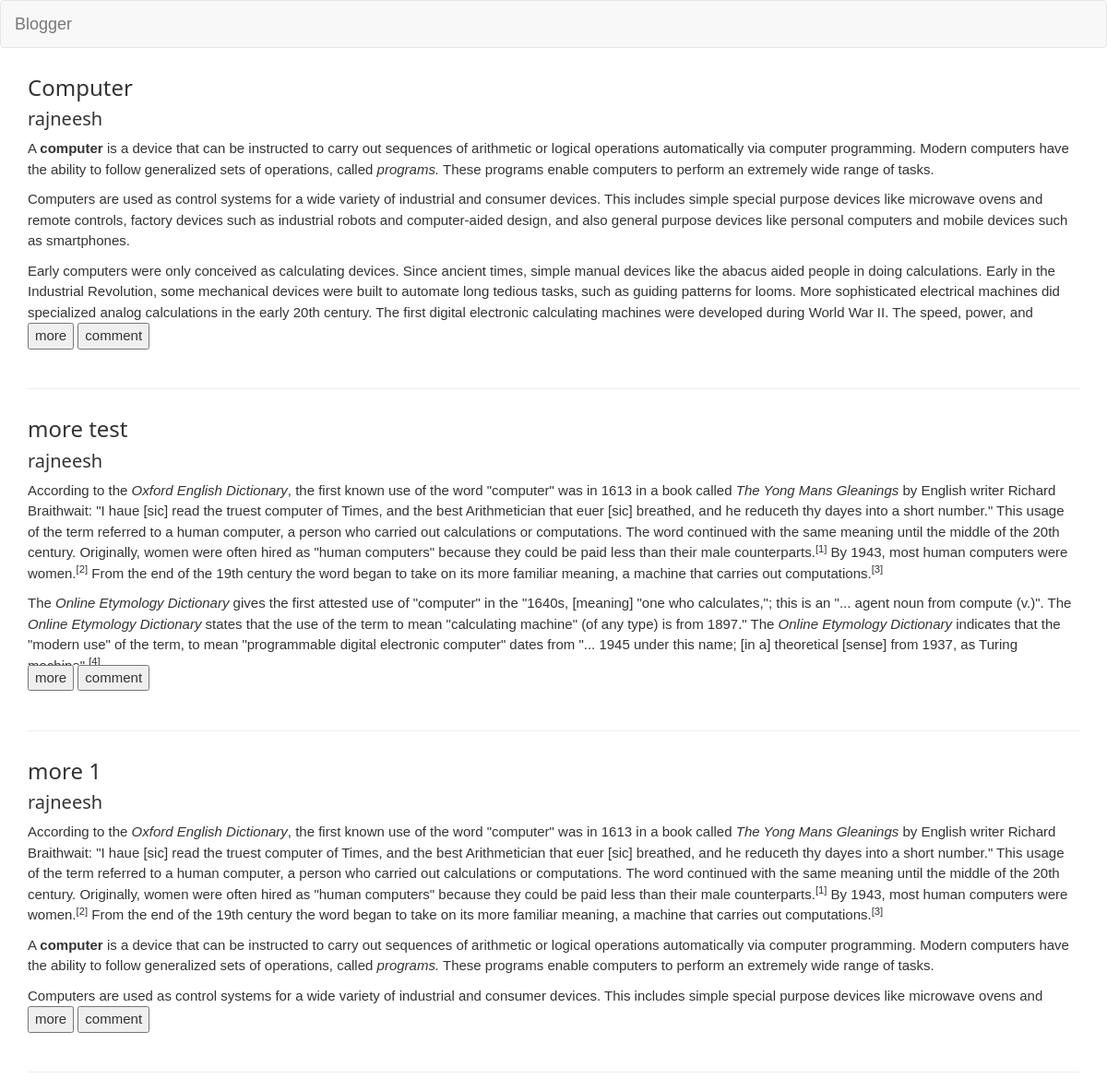
Screenshot of /profile/rajneesh with the database file from the repository.
### tables this page shows
CREATE TABLE blog_detail (
    blog_id integer PRIMARY KEY AUTOINCREMENT,
    user_name text NOT NULL,
    title text NOT NULL,
    content text NOT NULL,
    date text NOT NULL,
    published BOOLEAN NOT NULL,
    FOREIGN KEY (user_name) 
    REFERENCES user_details (username));

### app/__init__.py (the view)
@app.route('/profile/<username>')
def particularProfile(username):
    if request.method=='GET':
        data = dbHandler.particularProfile(username)
        print data
        return render_template('profile.html', posts = data)

### app/models.py (called while the page is built)
def particularProfile(arg):
  try:
    with sql.connect("database.db") as con:
      con.row_factory = sql.Row
      cur = con.cursor()
      cur.execute("SELECT * FROM blog_detail WHERE user_name = '{x}' and PUBLISHED = 1".format(x=arg))
      print "here"
      rows = cur.fetchall()
      user_blogs = []
      for row in rows:
        user_blogs.append(row)
      return user_blogs
  except:
    return "Error occured"

### app/templates/profile.html (shortened to what this page needs)
{%extends 'base.html' %}
{%block content%}
{%for post in posts%}
<div class="container">
<h3>{{ post.title }}</h3>
<h4>{{ post.user_name }}</h4>
<div id='blog{{post.blog_id}}' style="display:block;max-height:200px; overflow: hidden;">{{ post.content | safe }}</div>
<button onClick="{if(this.textContent=='more'){document.getElementById('blog{{post.blog_id}}').style.maxHeight='none';this.textContent='less';}else{document.getElementById('blog{{post.blog_id}}').style.maxHeight='200px';this.textContent='more';}}" >more</button>
<button id='comment' onclick="{var div =document.getElementById('comment{{post.blog_id}}');if(div.style.display=='none'){div.style.display='block';get_comment('{{post.blog_id}}')}else{div.style.display='none'}}">comment</button>
<br><br>
<hr>
</div>
{%endfor%}
{%endblock%}

### app/static/main.css (style rules this page uses)
body { background-image: "./background.png"; }

### app/static/css/w3.css (style rules this page uses)
html { box-sizing:border-box }
*,*:before,*:after { box-sizing:inherit }
html { -ms-text-size-adjust:100%;-webkit-text-size-adjust:100% }
body { margin:0 }
a { background-color:transparent;-webkit-text-decoration-skip:objects }
sub,sup { font-size:75%;line-height:0;position:relative;vertical-align:baseline }
sup { top:-0.5em }
hr { box-sizing:content-box;height:0;overflow:visible }
button,input,select,textarea { font:inherit;margin:0 }
button,input { overflow:visible }
button,select { text-transform:none }
button,html [type=button],[type=reset],[type=submit] { -webkit-appearance:button }
html,body { font-family:Verdana,sans-serif;font-size:15px;line-height:1.5 }
html { overflow-x:hidden }
h3 { font-size:24px }
h4 { font-size:20px }
h1,h2,h3,h4,h5,h6 { font-family:"Segoe UI",Arial,sans-serif;font-weight:400;margin:10px 0 }
hr { border:0;border-top:1px solid #eee;margin:20px 0 }
a { color:inherit }

### rows the page displays
blog_detail: title "Computer", user_name "rajneesh", content "A computer is a device that can be instructed to carry out sequences of arithmetic or logical operations automatically via computer programming . Modern computers have the ability to follow generalized sets of operations, called programs . These programs enable computers to perform an extremely wide range of tasks. Computers are used as control systems for a wide variety of industrial and consumer devices . This includes simple special purpose devices like microwave ovens and remote controls , factory devices such as industrial robots and computer-aided design , and also general purpose devices like personal computers and mobile devices such as smartphones . Early computers were only…"
blog_detail: title "more test", user_name "rajneesh", content "According to the Oxford English Dictionary , the first known use of the word \"computer\" was in 1613 in a book called The Yong Mans Gleanings by English writer Richard Braithwait: \"I haue [sic] read the truest computer of Times, and the best Arithmetician that euer [sic] breathed, and he reduceth thy dayes into a short number.\" This usage of the term referred to a human computer , a person who carried out calculations or computations. The word continued with the same meaning until the middle of the 20th century. Originally, women were often hired as \"human computers\" because they could be paid less than their male counterparts. [1] By 1943, most human computers were women. [2] From the end…"
blog_detail: title "more 1", user_name "rajneesh", content "According to the Oxford English Dictionary , the first known use of the word \"computer\" was in 1613 in a book called The Yong Mans Gleanings by English writer Richard Braithwait: \"I haue [sic] read the truest computer of Times, and the best Arithmetician that euer [sic] breathed, and he reduceth thy dayes into a short number.\" This usage of the term referred to a human computer , a person who carried out calculations or computations. The word continued with the same meaning until the middle of the 20th century. Originally, women were often hired as \"human computers\" because they could be paid less than their male counterparts. [1] By 1943, most human computers were women. [2] From the end…"
